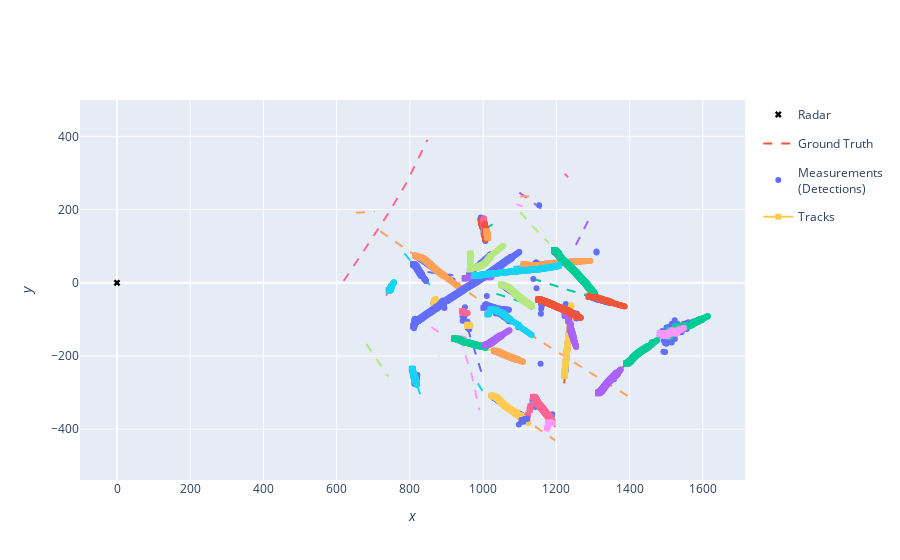

Notebook code cell kept with this figure:
### Markdown cell above
## Plot simulation results

### Code cell
from stonesoup.plotter import Plotterly

plotter = Plotterly()
plotter.plot_sensors(radar, "Radar")
plotter.plot_ground_truths(all_truths, [0, 2])
plotter.plot_measurements(all_measurements, [0, 2])
plotter.plot_tracks(all_tracks, [0,2])
plotter.fig
